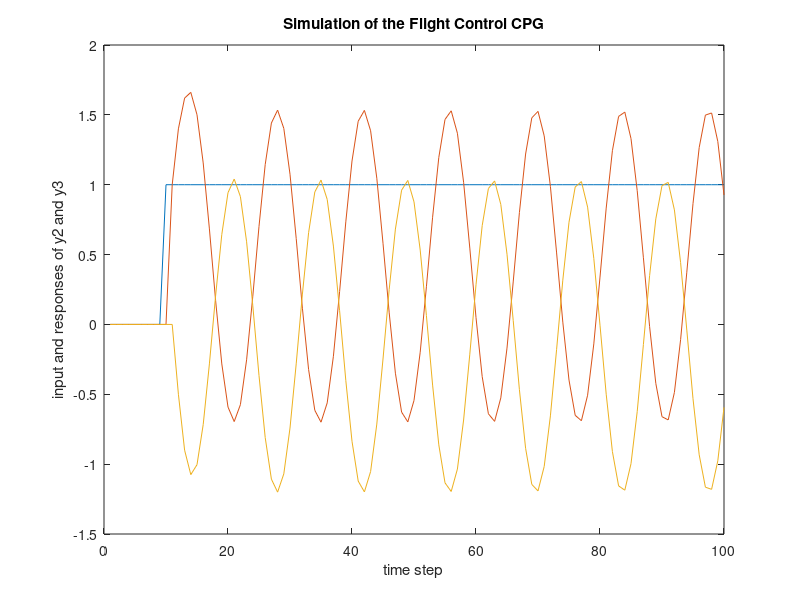

Source code (MATLAB):
% sn4CPG.m
% this script attempts to simulate
% the locust flight CPG

% set connections
v11=0;
v21=1;
v31=0;
v41=0;
w11=0.9;
w12=0.2;
w13=0;
w14=0;
w21=-0.95;
w22=0.4;
w23=-0.5;
w24=0;
w31=0;
w32=-0.5;
w33=0.4;
w34=-0.95;
w41=0;
w42=0;
w43=0.2;
w44=0.9;


% construct connectivity matrix
c=[v11,w11,w12,w13,w14;...
    v21,w21,w22,w23,w24;...
    v31,w31,w32,w33,w34;
    v41,w41,w42,w43,w44];

% set up inputs
tend=100;
t=1:tend;
x=zeros(1,tend);
start=tend/10;
x(start:tend)=ones(1,tend-start+1);
% x(start:40)=ones(1,31);
% x(start)=1;

% set up outputs
y=zeros(4,tend);

% find outputs
for i=2:tend,
    z=[x(i-1);y(:,i-1)];
    y(:,i)=c*z;
end

% plot results (units y2 and y3 only)
clf
plot(t,x,t,y(2,:),t,y(3,:))
title('Simulation of the Flight Control CPG')
xlabel('time step')
ylabel('input and responses of y2 and y3')

% plot results (all units)
% clf
% subplot(211)
% plot(t,x,t,y(2,:),t,y(3,:))
% subplot(212)
% plot(t,x,t,y(1,:),t,y(4,:))

% find modes, stability (magnitude)
% and controlability of network
a=c(:,2:5);
b=c(:,1);
[evec,eval]=eig(a);
eiga=diag(eval);
maga=abs(eiga);
convec=inv(evec)*b;
tol=0.00000001;
convec=abs(convec)>tol;
[eiga maga convec]
